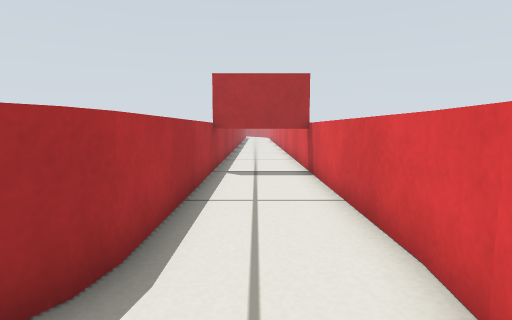
View 1 (above)

18 first-person views from a walk through a robot-simulator world made for Gazebo. The camera is 0.36 m above the floor, tilts 6° down and sees 80° across. The floor is counted in squares, 0.25 m on a side. Each view is taken from the middle of a square. On the plan, view 1 faces up. The plan holds only what a view shows up to about 14 squares ahead; the rest is blank. The place goes on beyond the plan.

View 2
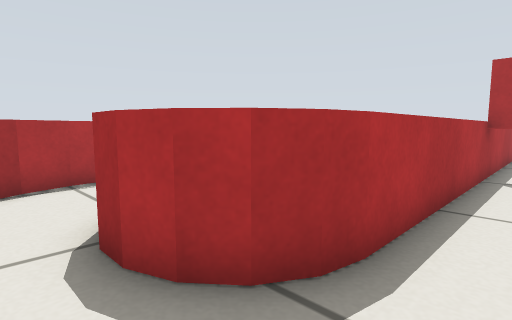

View 3
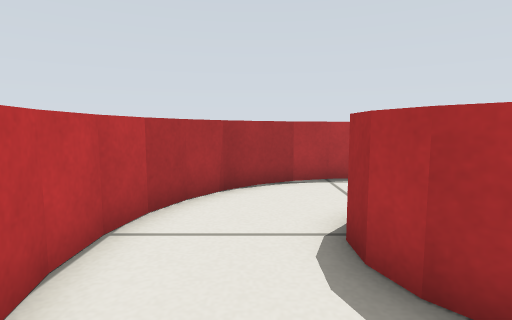

View 4
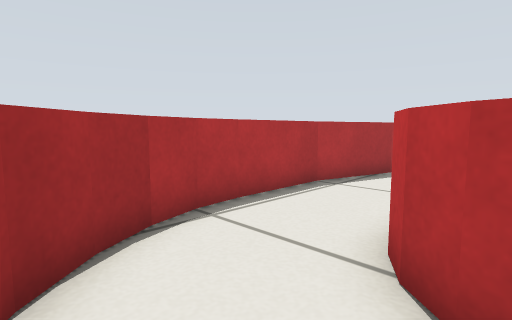

View 5
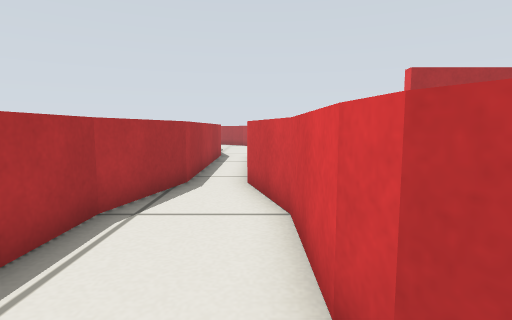

View 6
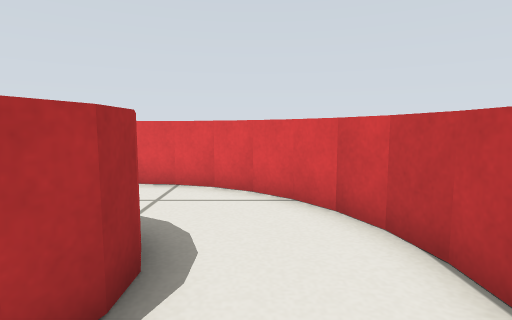

View 7
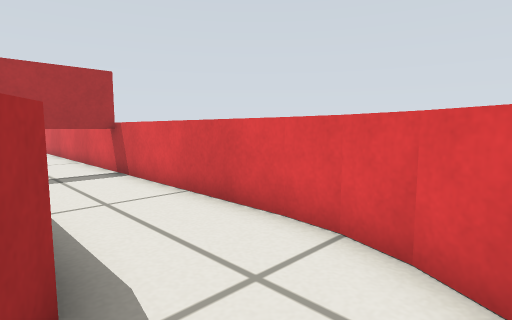

View 8
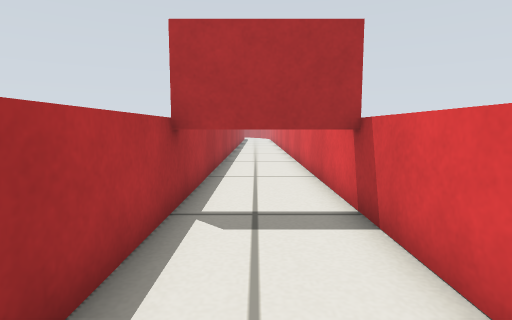

View 9
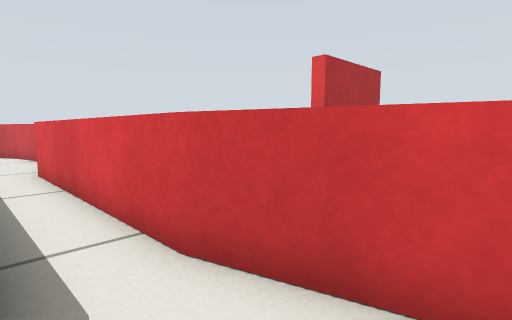

View 10
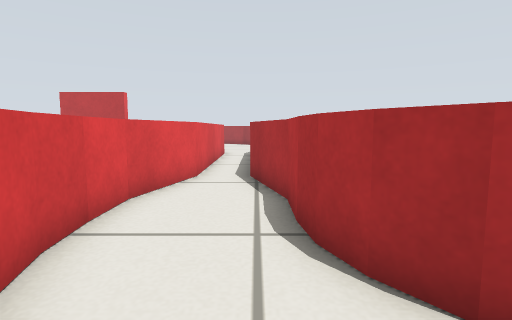

View 11
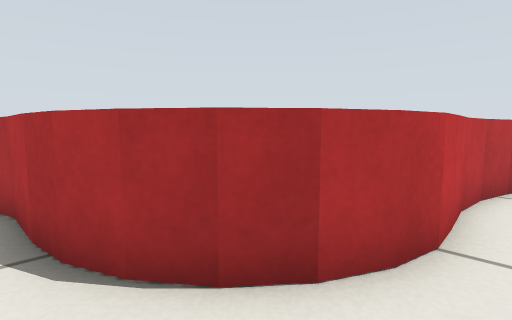

View 12
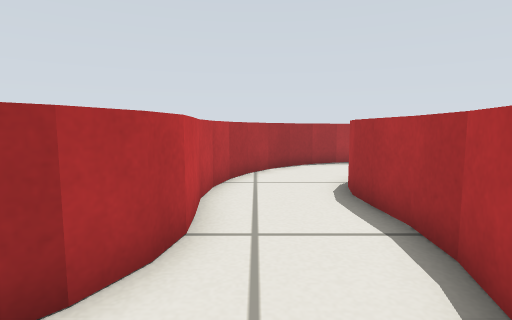

View 13
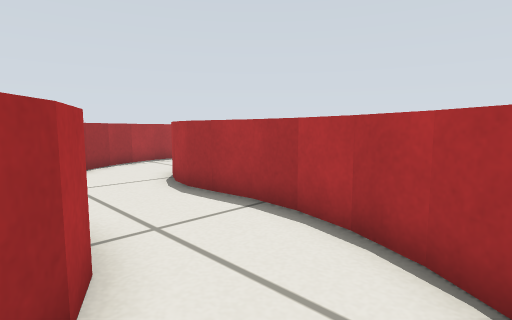

View 14
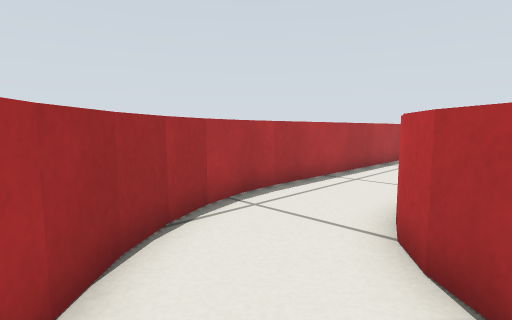

View 15
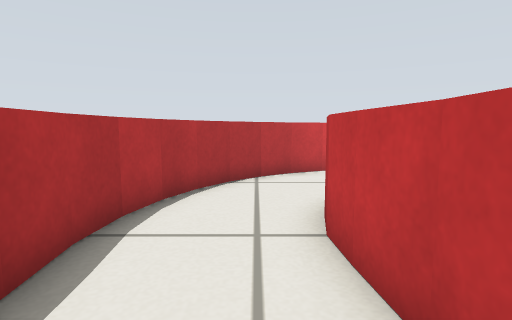

View 16
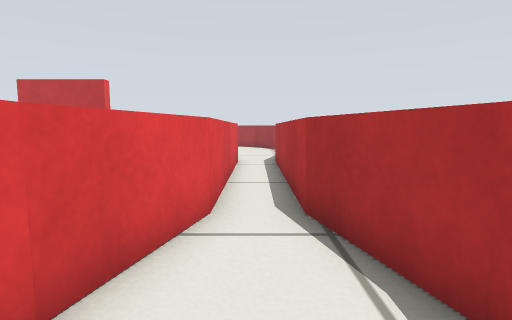

View 17
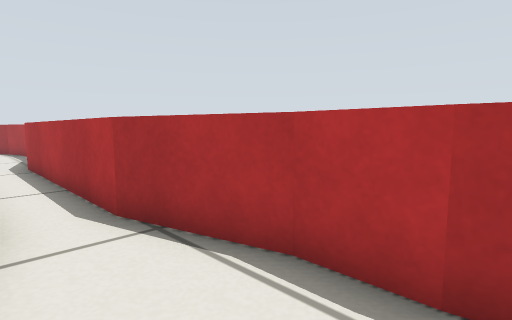

View 18
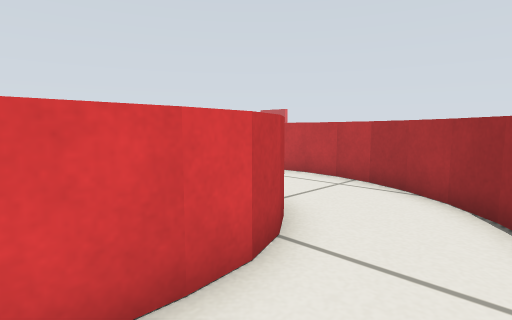

### Floor plan
Key: @ floor where view 1 was taken; # wall or solid block; . floor; T thing the floor can be seen under or through.
Columns run from 21 left of view 1 to 2 right of it. Each row starts with its distance up from view 1.
 33 #..#
 32 #..#
 31 #..##
 30 #...#
 29 ##..##
 28  #...########
 27  ##.........###
 26   ###.........#
 25     #######...##
 24           ##...#
 23            ##..##
 22             #...#
 21             #...#
 20             #...#
 19             ##.##   #..#
 18              #.#    #..#
 17              #.#    #..#
 16              #.#    #..#
 15              #.#    #..#
 14              #.#    #..#
 13              #.#    #..#
 12              #.#    #..#
 11              #.#    #  #
 10              #.#    #TT#
  9              #.#    #..#
  8              #.#    #..#
  7             ##.##   #..#
  6             #...#   #..#
  5             #...#   #..#
  4             #...#   #..#
  3             #...#  ##..#
  2             ##..####...#
  1              #...##...##
  0              ##......@#
 -1               ##....###
 -2                ######

Positions as (right, up) in squares from view 1, and headings:
1: (0, 0), facing up
2: (0, 0), facing up-left
3: (0, 0), facing left
4: (-4, -1), facing up-left
5: (-6, 1), facing up
6: (-6, 0), facing right
7: (-2, 0), facing up-right
8: (0, 5), facing up
9: (-8, 6), facing up-right
10: (-8, 26), facing down
11: (-8, 26), facing down-left
12: (-8, 26), facing left
13: (-8, 24), facing up-left
14: (-16, 26), facing up-left
15: (-16, 26), facing right
16: (-7, 22), facing down
17: (-6, 22), facing down-left
18: (-20, 33), facing down-right
